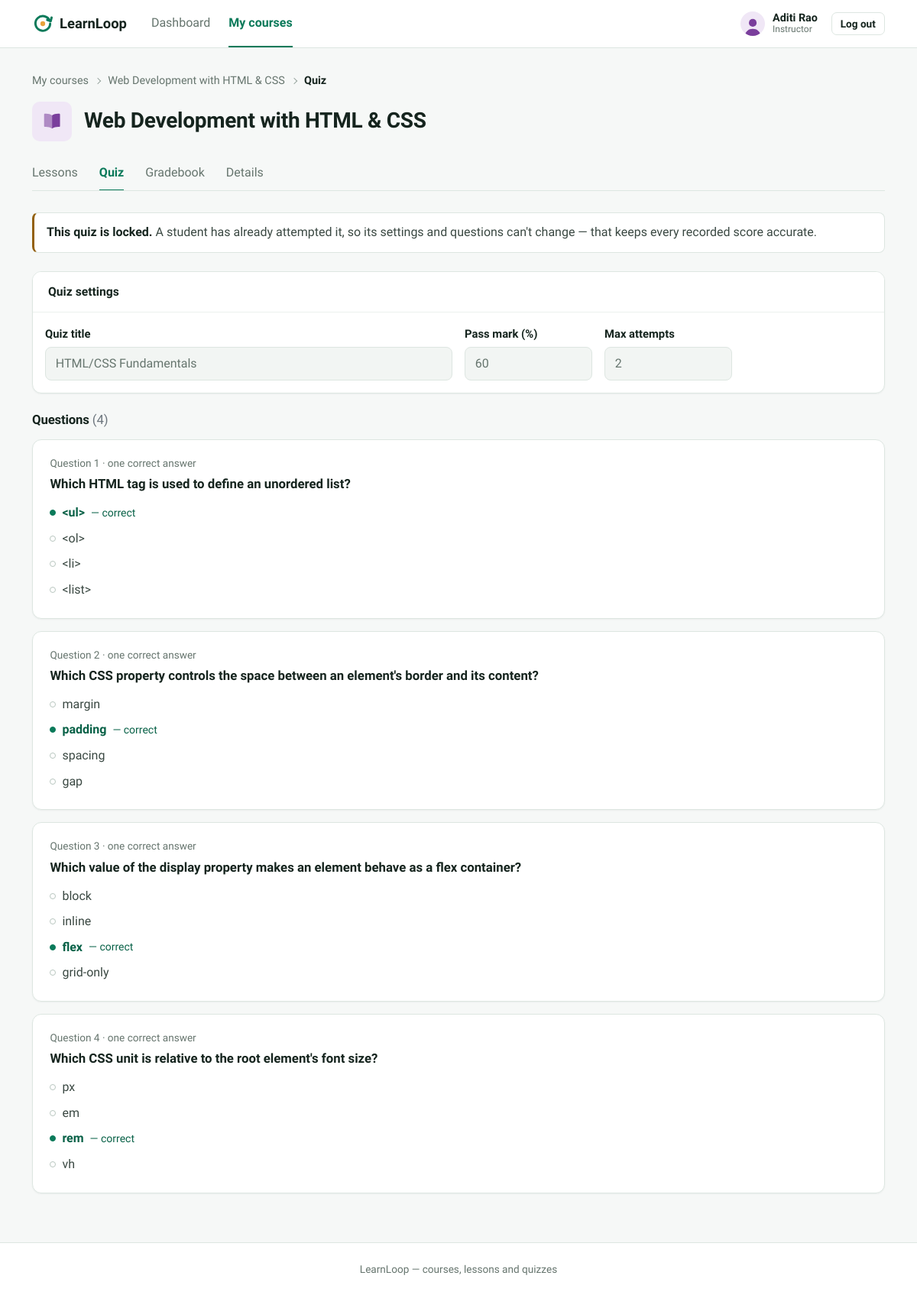
Page /index.php?route=instructor/quiz&course_id=2 (signed in) on the committed database.
### tables this page shows
CREATE TABLE courses (
    id              INT AUTO_INCREMENT PRIMARY KEY,
    title           VARCHAR(150) NOT NULL,
    description     TEXT NULL,
    instructor_id   INT NOT NULL,
    status          ENUM('active','inactive') NOT NULL DEFAULT 'active',
    created_at      TIMESTAMP NOT NULL DEFAULT CURRENT_TIMESTAMP,
    FOREIGN KEY (instructor_id) REFERENCES users(id),
    KEY idx_courses_instructor (instructor_id),
    KEY idx_courses_status (status)
);

CREATE TABLE quizzes (
    id                    INT AUTO_INCREMENT PRIMARY KEY,
    course_id             INT NOT NULL,
    title                 VARCHAR(150) NOT NULL,
    pass_threshold_pct    INT NOT NULL DEFAULT 60,
    max_attempts          INT NOT NULL DEFAULT 2,
    created_at            TIMESTAMP NOT NULL DEFAULT CURRENT_TIMESTAMP,
    FOREIGN KEY (course_id) REFERENCES courses(id) ON DELETE CASCADE,
    UNIQUE KEY uniq_course_quiz (course_id)
);

CREATE TABLE quiz_questions (
    id                INT AUTO_INCREMENT PRIMARY KEY,
    quiz_id           INT NOT NULL,
    question_text     TEXT NOT NULL,
    question_type     ENUM('single','multi') NOT NULL DEFAULT 'single',
    sort_order        INT NOT NULL,
    FOREIGN KEY (quiz_id) REFERENCES quizzes(id) ON DELETE CASCADE,
    KEY idx_questions_quiz (quiz_id)
);

CREATE TABLE quiz_options (
    id                INT AUTO_INCREMENT PRIMARY KEY,
    question_id       INT NOT NULL,
    option_text       VARCHAR(255) NOT NULL,
    is_correct        TINYINT(1) NOT NULL DEFAULT 0,
    sort_order        INT NOT NULL,
    FOREIGN KEY (question_id) REFERENCES quiz_questions(id) ON DELETE CASCADE,
    KEY idx_options_question (question_id)
);

### app/controllers/InstructorController.php (called while the page is built, shortened)
<?php
require_once __DIR__ . '/../models/Course.php';
require_once __DIR__ . '/../models/Quiz.php';
require_once __DIR__ . '/../models/QuizQuestion.php';
require_once __DIR__ . '/../models/QuizOption.php';
require_once __DIR__ . '/../models/QuizAttempt.php';
class InstructorController
{
    private function ownedCourseOrFail(int $courseId): array
    {
        $course = Course::find($courseId);
        return $course;
    }
    public function quiz(): void
    {
        $course = $this->ownedCourseOrFail((int)($_GET['course_id'] ?? 0));
        $quiz = Quiz::findByCourse((int)$course['id']);
        $questions = $quiz ? QuizQuestion::byQuizWithOptions((int)$quiz['id']) : [];
        $locked = $quiz && QuizAttempt::existsForQuiz((int)$quiz['id']);
        require __DIR__ . '/../views/instructor/quiz_builder.php';
    }
}

### public/index.php (called while the page is built, shortened)
<?php
require_once __DIR__ . '/../core/helpers.php';
require_once __DIR__ . '/../core/Database.php';
require_once __DIR__ . '/../core/Auth.php';
require_once __DIR__ . '/../app/models/Course.php';
require_once __DIR__ . '/../app/models/Quiz.php';
require_once __DIR__ . '/../app/models/QuizQuestion.php';
require_once __DIR__ . '/../app/models/QuizOption.php';
require_once __DIR__ . '/../app/models/QuizAttempt.php';
require_once __DIR__ . '/../app/controllers/InstructorController.php';
$router = new Router();
$router->get('login', fn() => (new AuthController())->showLogin());
$router->post('login', fn() => (new AuthController())->login());
$router->post('logout', fn() => (new AuthController())->logout());
$router->get('admin/dashboard', fn() => (new AdminController())->dashboard());
$router->get('admin/courses', fn() => (new AdminController())->courses());
$router->get('admin/courses/create', fn() => (new AdminController())->courseCreateForm());
$router->post('admin/courses/store', fn() => (new AdminController())->courseStore());
$router->get('admin/courses/edit', fn() => (new AdminController())->courseEditForm());
$router->post('admin/courses/update', fn() => (new AdminController())->courseUpdate());
$router->post('admin/courses/status', fn() => (new AdminController())->courseStatus());
$router->get('admin/users', fn() => (new AdminController())->users());
$router->get('admin/users/create', fn() => (new AdminController())->userCreateForm());
$router->post('admin/users/store', fn() => (new AdminController())->userStore());
$router->post('admin/users/status', fn() => (new AdminController())->userStatus());
$router->get('admin/analytics', fn() => (new AdminController())->analytics());
$router->get('instructor/dashboard', fn() => (new InstructorController())->dashboard());
$router->get('instructor/courses', fn() => (new InstructorController())->courses());
$router->get('instructor/courses/edit', fn() => (new InstructorController())->courseEditForm());
$router->post('instructor/courses/update', fn() => (new InstructorController())->courseUpdate());
$router->get('instructor/lessons', fn() => (new InstructorController())->lessons());
$router->get('instructor/lessons/create', fn() => (new InstructorController())->lessonCreateForm());
$router->post('instructor/lessons/store', fn() => (new InstructorController())->lessonStore());
$router->get('instructor/lessons/edit', fn() => (new InstructorController())->lessonEditForm());
$router->post('instructor/lessons/update', fn() => (new InstructorController())->lessonUpdate());
$router->post('instructor/lessons/delete', fn() => (new InstructorController())->lessonDelete());
$router->post('instructor/lessons/move', fn() => (new InstructorController())->lessonMove());
$router->get('instructor/quiz', fn() => (new InstructorController())->quiz());
$router->post('instructor/quiz/store', fn() => (new InstructorController())->quizStore());
$router->get('instructor/quiz/questions/create', fn() => (new InstructorController())->questionCreateForm());
$router->post('instructor/quiz/questions/store', fn() => (new InstructorController())->questionStore());
$router->get('instructor/quiz/questions/edit', fn() => (new InstructorController())->questionEditForm());
$router->post('instructor/quiz/questions/update', fn() => (new InstructorController())->questionUpdate());
$router->post('instructor/quiz/questions/delete', fn() => (new InstructorController())->questionDelete());
$router->get('instructor/gradebook', fn() => (new InstructorController())->gradebook());
$router->get('student/dashboard', fn() => (new StudentController())->dashboard());
$router->get('student/catalog', fn() => (new StudentController())->catalog());
$router->post('student/enroll', fn() => (new StudentController())->enroll());
$router->get('student/courses/view', fn() => (new StudentController())->courseView());
$router->get('student/lessons/view', fn() => (new StudentController())->lessonView());
$router->post('student/lessons/complete', fn() => (new StudentController())->lessonComplete());
$router->get('student/quiz/take', fn() => (new StudentController())->quizTake());
$router->post('student/quiz/submit', fn() => (new StudentController())->quizSubmit());
$router->get('student/quiz/result', fn() => (new StudentController())->quizResult());
$router->get('student/grades', fn() => (new StudentController())->grades());
$route = $_GET['route'] ?? '';
$router->dispatch($_SERVER['REQUEST_METHOD'], $route);

### core/Router.php (called while the page is built, shortened)
<?php
class Router
{
    private array $routes = ['GET' => [], 'POST' => []];
    public function get(string $route, callable $handler): void
    {
        $this->routes['GET'][$route] = $handler;
    }
    public function post(string $route, callable $handler): void
    {
        $this->routes['POST'][$route] = $handler;
    }
    public function dispatch(string $method, string $route): void
    {
        $handler = $this->routes[$method][$route] ?? null;
        try {
            $handler();
        } catch (Throwable $e) {
            error_log($e->getMessage());
            http_response_code(500);
            require __DIR__ . '/../app/views/errors/500.php';
        }
    }
}

### config/database.php (called while the page is built)
<?php
return [
    'host'     => '127.0.0.1',
    'port'     => 3306,
    'database' => 'learnloop',
    'username' => 'root',
    'password' => '',
    'charset'  => 'utf8mb4',
];

### core/Database.php (called while the page is built)
<?php
class Database
{
    private static ?PDO $instance = null;
    public static function connect(): PDO
    {
        if (self::$instance === null) {
            $config = require __DIR__ . '/../config/database.php';
            $dsn = sprintf(
                'mysql:host=%s;port=%d;dbname=%s;charset=%s',
                $config['host'],
                $config['port'],
                $config['database'],
                $config['charset']
            );
            self::$instance = new PDO($dsn, $config['username'], $config['password'], [
                PDO::ATTR_ERRMODE            => PDO::ERRMODE_EXCEPTION,
                PDO::ATTR_DEFAULT_FETCH_MODE => PDO::FETCH_ASSOC,
                PDO::ATTR_EMULATE_PREPARES   => false,
            ]);
        }
        return self::$instance;
    }
}

### app/models/Course.php (called while the page is built, shortened)
<?php
require_once __DIR__ . '/../../core/Database.php';
class Course
{
    private static function baseSelect(): string
    {
        return "SELECT c.*, u.name AS instructor_name,
                        (SELECT COUNT(*) FROM lessons l WHERE l.course_id = c.id) AS lesson_count,
                        (SELECT COUNT(*) FROM enrollments e WHERE e.course_id = c.id) AS enrollment_count
                 FROM courses c
                 JOIN users u ON u.id = c.instructor_id";
    }
    public static function find(int $id): ?array
    {
        $stmt = Database::connect()->prepare(self::baseSelect() . ' WHERE c.id = ?');
        $stmt->execute([$id]);
        return $stmt->fetch() ?: null;
    }
}

### core/Auth.php (called while the page is built, shortened)
<?php
require_once __DIR__ . '/Database.php';
class Auth
{
    public static function id(): ?int
    {
        return $_SESSION['user_id'] ?? null;
    }
}

### app/models/Quiz.php (called while the page is built, shortened)
<?php
require_once __DIR__ . '/../../core/Database.php';
class Quiz
{
    public static function findByCourse(int $courseId): ?array
    {
        $stmt = Database::connect()->prepare('SELECT * FROM quizzes WHERE course_id = ?');
        $stmt->execute([$courseId]);
        return $stmt->fetch() ?: null;
    }
}

### app/models/QuizAttempt.php (called while the page is built, shortened)
<?php
require_once __DIR__ . '/../../core/Database.php';
class QuizAttempt
{
    public static function existsForQuiz(int $quizId): bool
    {
        $stmt = Database::connect()->prepare('SELECT COUNT(*) FROM quiz_attempts WHERE quiz_id = ?');
        $stmt->execute([$quizId]);
        return (int)$stmt->fetchColumn() > 0;
    }
}

### app/models/QuizQuestion.php (called while the page is built, shortened)
<?php
require_once __DIR__ . '/../../core/Database.php';
require_once __DIR__ . '/QuizOption.php';
class QuizQuestion
{
    public static function byQuiz(int $quizId): array
    {
        $stmt = Database::connect()->prepare('SELECT * FROM quiz_questions WHERE quiz_id = ? ORDER BY sort_order');
        $stmt->execute([$quizId]);
        return $stmt->fetchAll();
    }
    public static function byQuizWithOptions(int $quizId): array
    {
        $questions = self::byQuiz($quizId);
        foreach ($questions as &$q) {
            $q['options'] = QuizOption::byQuestion((int)$q['id']);
        }
        return $questions;
    }
}

### app/models/QuizOption.php (called while the page is built, shortened)
<?php
require_once __DIR__ . '/../../core/Database.php';
class QuizOption
{
    public static function byQuestion(int $questionId): array
    {
        $stmt = Database::connect()->prepare('SELECT * FROM quiz_options WHERE question_id = ? ORDER BY sort_order');
        $stmt->execute([$questionId]);
        return $stmt->fetchAll();
    }
}

### app/views/instructor/quiz_builder.php (the view, shortened to what this page needs)
<?php $pageTitle = 'Quiz · ' . $course['title']; require __DIR__ . '/../partials/header.php'; require __DIR__ . '/../partials/navbar.php'; ?>
<?php $courseTab = 'quiz'; require __DIR__ . '/../partials/course_tabs.php'; ?>
<?php if ($locked): ?>
    <div class="ll-note"><strong>This quiz is locked.</strong> A student has already attempted it, so its settings and questions can't change — that keeps every recorded score accurate.</div>
<?php else: ?>
    <p class="ll-page-sub mb-3">One quiz per course, multiple-choice only. Students get up to the maximum number of attempts, and their best score counts.</p>
<?php endif; ?>
<div class="card mb-4">
    <div class="card-header"><?= $quiz ? 'Quiz settings' : 'Create the quiz' ?></div>
    <div class="card-body">
        <form method="POST" action="/index.php?route=instructor/quiz/store" class="row g-3 align-items-end">
            <div class="col-md-6">
                <label class="form-label" for="title">Quiz title</label>
                <input type="text" class="form-control" id="title" name="title" value="<?= e($quiz['title'] ?? $course['title'] . ' Quiz') ?>" required <?= $locked ? 'disabled' : '' ?>>
            </div>
            <div class="col-6 col-md-2">
                <label class="form-label" for="pass_threshold_pct">Pass mark (%)</label>
                <input type="number" class="form-control" id="pass_threshold_pct" name="pass_threshold_pct" min="1" max="100" value="<?= (int)($quiz['pass_threshold_pct'] ?? 60) ?>" required <?= $locked ? 'disabled' : '' ?>>
            </div>
            <div class="col-6 col-md-2">
                <label class="form-label" for="max_attempts">Max attempts</label>
                <input type="number" class="form-control" id="max_attempts" name="max_attempts" min="1" max="10" value="<?= (int)($quiz['max_attempts'] ?? 2) ?>" required <?= $locked ? 'disabled' : '' ?>>
            </div>
        </form>
    </div>
</div>
<?php if ($quiz): ?>
    <div class="d-flex justify-content-between align-items-center mb-3">
        <h2 class="ll-section-title mb-0">Questions <span class="text-secondary fw-normal">(<?= count($questions) ?>)</span></h2>
    </div>
    <?php foreach ($questions as $i => $q): ?>
        <div class="ll-question-card">
            <div class="d-flex justify-content-between align-items-start gap-3">
                <div class="min-w-0">
                    <div class="ll-q-label">Question <?= $i + 1 ?> · <?= $q['question_type'] === 'multi' ? 'multiple correct answers' : 'one correct answer' ?></div>
                    <div class="ll-q-text mb-2"><?= e($q['question_text']) ?></div>
                    <?php foreach ($q['options'] as $opt): ?>
                        <div class="ll-key-opt <?= $opt['is_correct'] ? 'is-correct' : '' ?>"><?= e($opt['option_text']) ?><?= $opt['is_correct'] ? ' <span class="small fw-normal">— correct</span>' : '' ?></div>
                    <?php endforeach; ?>
                </div>
            </div>
        </div>
    <?php endforeach; ?>
<?php else: ?>
    <div class="card"><div class="ll-empty"><strong>No quiz yet</strong>Save the settings above to create it, then add questions.</div></div>
<?php endif; ?>
<?php require __DIR__ . '/../partials/footer.php'; ?>

### app/views/partials/course_tabs.php (shortened to what this page needs)
<?php
$tabs = [
    'lessons'   => ['Lessons', 'instructor/lessons&course_id=' . (int)$course['id']],
    'quiz'      => ['Quiz', 'instructor/quiz&course_id=' . (int)$course['id']],
    'gradebook' => ['Gradebook', 'instructor/gradebook&course_id=' . (int)$course['id']],
    'details'   => ['Details', 'instructor/courses/edit&id=' . (int)$course['id']],
];
require __DIR__ . '/breadcrumbs.php';
?>
<div class="ll-course-head">
    <?= course_cover((int)$course['id'], $course['title']) ?>
    <div class="min-w-0">
        <h1 class="ll-page-title"><?= e($course['title']) ?></h1>
    </div>
</div>
<nav class="ll-tabs" aria-label="Course tools">
    <?php foreach ($tabs as $key => [$label, $route]): ?>
        <a href="/index.php?route=<?= e($route) ?>" class="<?= $key === $courseTab ? 'active' : '' ?>" <?= $key === $courseTab ? 'aria-current="page"' : '' ?>><?= e($label) ?></a>
    <?php endforeach; ?>
</nav>

### rows in the picture
courses: title "Web Development with HTML & CSS"
quizzes: title "HTML/CSS Fundamentals", pass_threshold_pct "60", max_attempts "2"
quiz_questions: question_type "one correct answer", question_text "Which HTML tag is used to define an unordered list?"
quiz_options: option_text "<ul>", is_correct "— correct"
quiz_options: option_text "<ol>"
quiz_options: option_text "<li>"
quiz_options: option_text "<list>"
quiz_questions: question_type "one correct answer", question_text "Which CSS property controls the space between an element's border and its content?"
quiz_options: option_text "margin"
quiz_options: option_text "padding", is_correct "— correct"
quiz_options: option_text "spacing"
quiz_options: option_text "gap"
quiz_questions: question_type "one correct answer", question_text "Which value of the display property makes an element behave as a flex container?"
quiz_options: option_text "block"
quiz_options: option_text "inline"
quiz_options: option_text "flex", is_correct "— correct"
quiz_options: option_text "grid-only"
quiz_questions: question_type "one correct answer", question_text "Which CSS unit is relative to the root element's font size?"
quiz_options: option_text "px"
quiz_options: option_text "em"
quiz_options: option_text "rem", is_correct "— correct"
quiz_options: option_text "vh"

### other values in the picture
$label "Dashboard"
$label "My courses"
Auth::name() "Aditi Rao"
$roleLabel "Instructor"
$label "Web Development with HTML & CSS"
$label "Quiz"
$label "Lessons"
$label "Gradebook"
$label "Details"
count($questions) "4"
